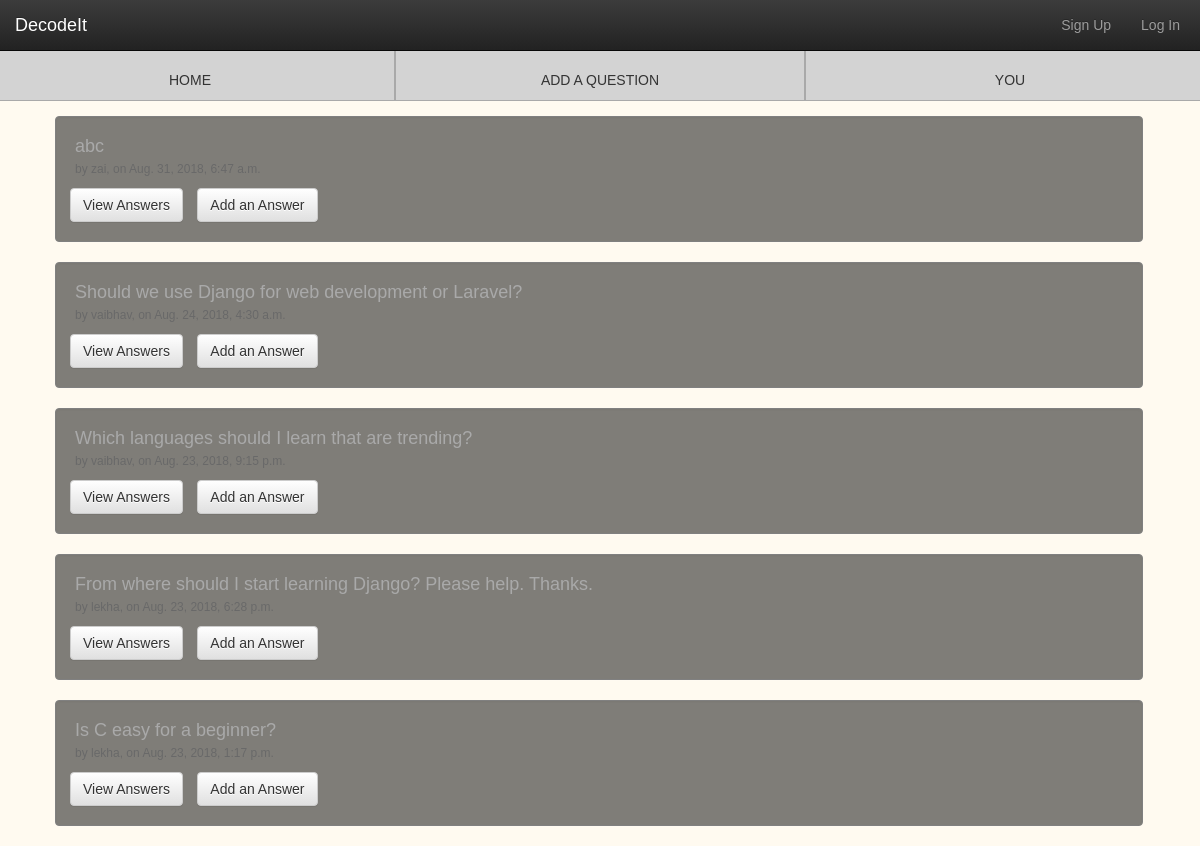
The page /question/view/ on the database its author committed.
### question/models.py (models this page shows)
class Question(models.Model):
    question_text = models.TextField(max_length=400)
    pub_date = models.DateTimeField(auto_now_add=True)
    added_by = models.ForeignKey(User,
                                 null=True, blank=True, on_delete=models.CASCADE, default=None)
    category = models.CharField(max_length=40, blank=False)

### question/views.py (the view)
# urls.py: path('', home_view, name='home'),
def home_view(request):
    things = Question.objects.all().order_by('-pub_date')
    context = {
        'things': things
    }
    return render(request, 'home.html', context)

### question/templates/home.html (shortened to what this page needs)
{% extends 'base.html' %}
{% block content %}
    <div class="row">
        <div class="col-sm-4 htab">
            <a href="."><p>HOME</p></a>
        </div>
        <div class="col-sm-4 htab">
            <a href="{% url 'add' %}"><p>ADD A QUESTION</p></a>
        </div>
        <div class="col-sm-4 htab">
            <p>YOU</p>
        </div>
    </div>
    <div class="list">
        <div class="row" style="padding-top: 15px">
            <ul>
                {% for thing in things %}
                    <li style="list-style: none">
                        <div class="well">
                            <p>{{ thing.question_text }}<br/>
                            <small>by {{ thing.added_by }}, on {{thing.pub_date}}</small>
                            </p>
                            <div class="row">
                                <button class="btn btn-default button_space"><a style="color: #333333;" href="question/answers/{{thing.id}}">View Answers</a></button>
                                <button class="btn btn-default button_space"><a style="color: #333333;" href="question/add_answer/{{thing.id}}">Add an Answer</a></button>
                            </div>
                        </div>
                    </li>
                {% endfor %}
            </ul>
        </div>
    </div>
{% endblock %}

### question/templates/base.html (shortened to what this page needs)
<!doctype HTML>
{% load staticfiles %}
<head>
    <link rel="stylesheet" type="text/css" href='{% static "question/css/style.css" %}'>
    <link rel="stylesheet" href="https://maxcdn.bootstrapcdn.com/bootstrap/3.3.7/css/bootstrap.min.css">
    <link rel="stylesheet" href="https://maxcdn.bootstrapcdn.com/bootstrap/3.3.1/css/bootstrap-theme.min.css">
</head>
<body>
    {% include 'navbar.html' %}
    {% block content %}
    {% endblock %}
</body>

### question/templates/navbar.html (shortened to what this page needs)
<div class= "navbar-wrapper">
    <div class="container">
        <nav class = "navbar navbar-inverse navbar-fixed-top" id="navbar_whole">
                <div class = "navbar-header">
                    <a class="navbar-brand" href=".">
                         <p>DecodeIt</p>
                    </a>
                </div>
                <div id= "navbar" class="navbar-collapse collapse">
                    <ul class="nav navbar-nav navbar-right" style="padding-right: 20px">
                        {% if user.is_authenticated %}
                            <li><a href="."><span class="glyphicon glyphicon-user"></span> {{ user.get_full_name }}</a></li>
                            <li><a href="{% url 'logout' %}">Logout</a></li>
                        {% else %}
                            <li>
                                <a href="{% url 'signup' %}">Sign Up</a>
                            </li>
                            <li>
                                <a href="{% url 'login' %}">Log In</a>
                            </li>
                        {% endif %}
                    </ul>
                </div>
        </nav>
    </div>
</div>

### question/static/css/style.css (style rules this page uses)
body { background-color: blue; }

### question/templates/css.html (style rules this page uses)
body { background-image: url("https://www.wallpaperflare.com/static/498/674/557/light-bulb-lightbulb-light-bulb-wallpaper.jpg"); background-size: cover; background-attachment: fixed; background-color: floralwhite; padding-top: 50px; font-family: "Arial"; }
.well { background: rgba(0,0,0,0.5); color: darkgray; font: 16px "Arial"; border: solid gray 1px;!important; }
.list { padding-left: 30px; width: 94%; }
.list p { font-size: 18px; }
.button_space { margin-left: 10px; }
.htab { background-color: lightgray; border:solid darkgray 1px ; }
.htab p { text-align: center; padding-top: 2.4vh; color:#333333; }
.btn-default { font-size: 14px;!important; }
a:link { text-decoration: none; }
small { color: dimgray; font-size: 12px;!important; }

### rows shown on the page
Question: question_text "abc", added_by "zai", pub_date "Aug. 31, 2018, 6:47 a.m."
Question: question_text "Should we use Django for web development or Laravel?", added_by "vaibhav", pub_date "Aug. 24, 2018, 4:30 a.m."
Question: question_text "Which languages should I learn that are trending?", added_by "vaibhav", pub_date "Aug. 23, 2018, 9:15 p.m."
Question: question_text "From where should I start learning Django? Please help. Thanks.", added_by "lekha", pub_date "Aug. 23, 2018, 6:28 p.m."
Question: question_text "Is C easy for a beginner?", added_by "lekha", pub_date "Aug. 23, 2018, 1:17 p.m."
